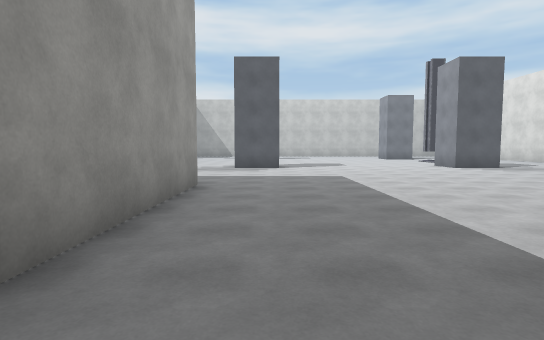
View 1 (above)

19 first-person views from a walk through a 3-D level made in the Unity game engine. The camera is 1.5 m above the floor, tilts 4° down and sees 80° across. The floor is counted in squares, 2 m on a side. Each view is taken from the middle of a square. On the plan, view 1 faces up. The plan holds only what a view shows up to about 11 squares ahead; the rest is blank. Some surface patterns are stand-ins.

View 2
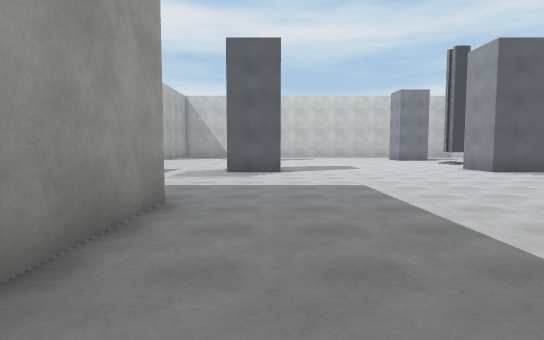

View 3
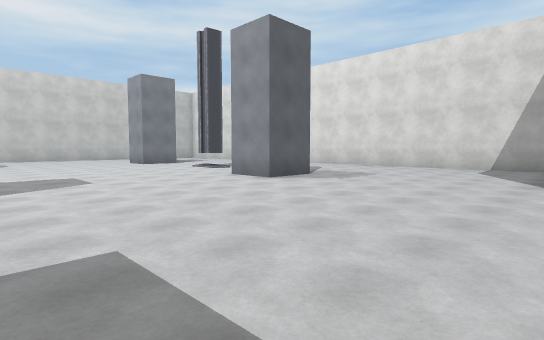

View 4
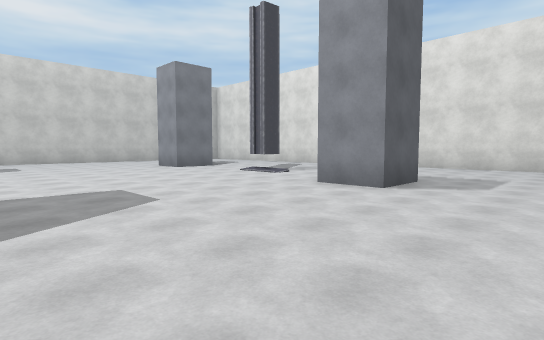

View 5
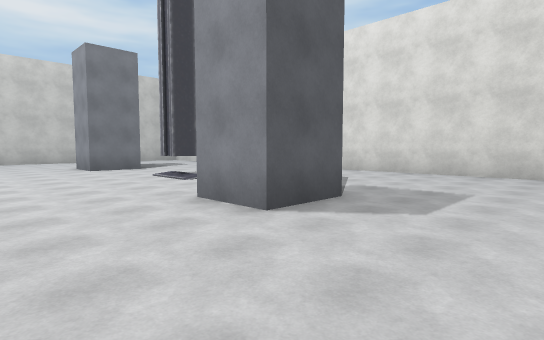

View 6
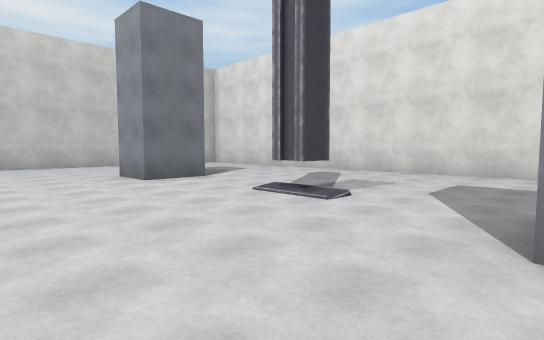

View 7
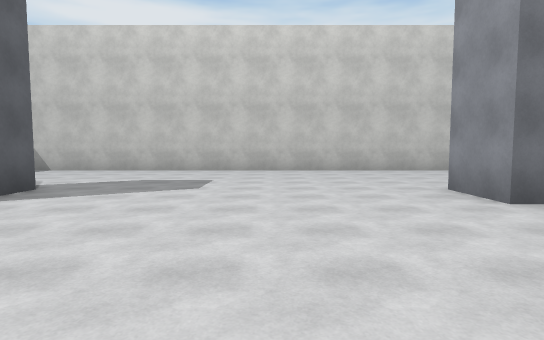

View 8
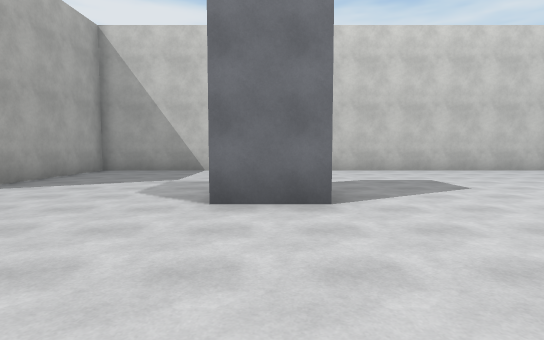

View 9
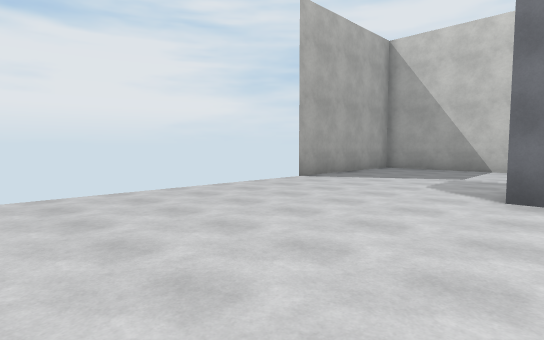

View 10
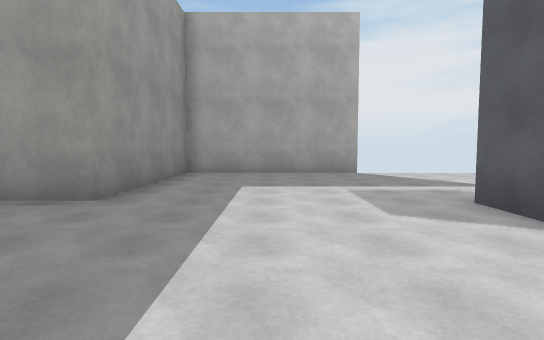

View 11
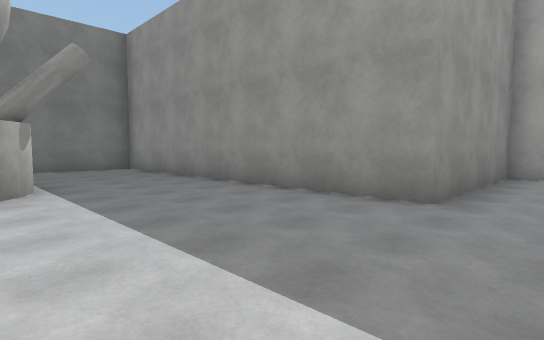

View 12
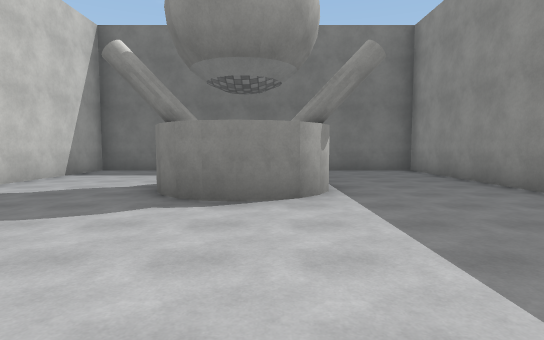

View 13
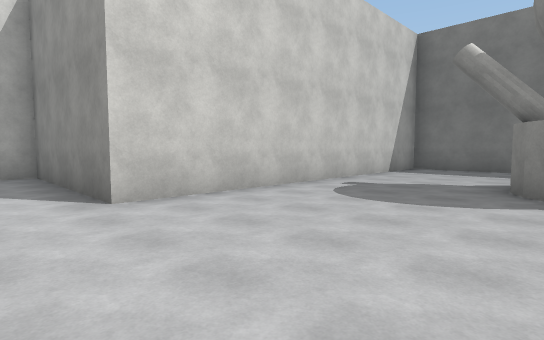

View 14
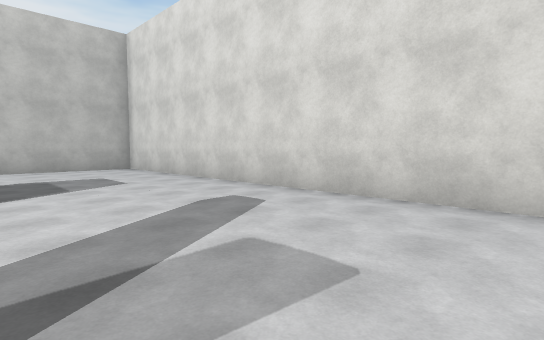

View 15
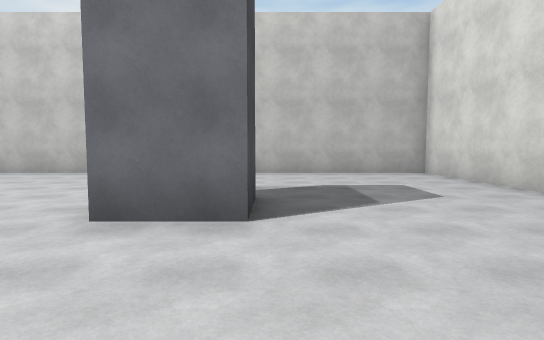

View 16
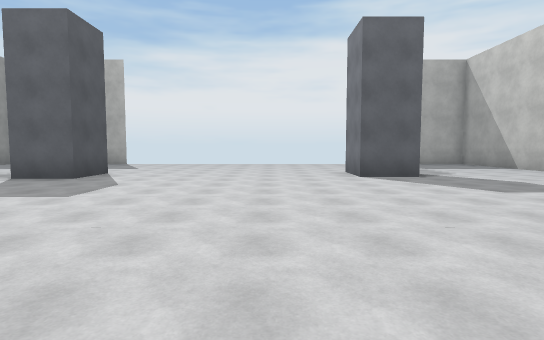

View 17
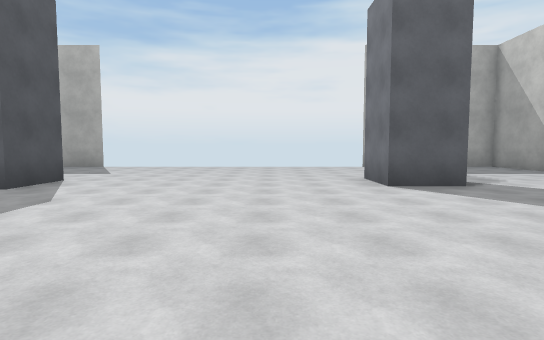

View 18
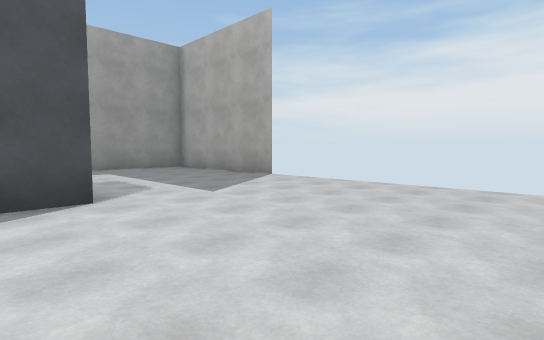

View 19
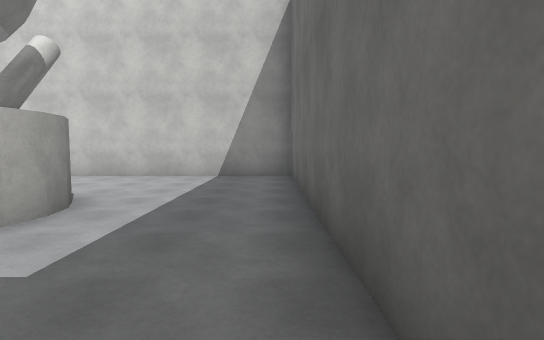

### Floor plan
Points are (right, up) in squares from view 1. A wall is a line through its corners. A room is listed if a view was taken in it or the views show most of it. See-through windows are left out.
Room 1 (views 1, 2, 3, 4, 5, 6, 7, 8, 9, 10, 11, 12, 13, 14, 15, 16, 17, 18, 19)
walls: (-1.4, 13.3) (0.3, 13.3) (0.3, 11.7) (-1.4, 11.7); (8.4, 11.7) (6.7, 11.7) (6.7, 13.4); (-0.2, 21.9) (-0.2, 20.2) (-1.9, 20.2); (8.8, 21.8) (8.8, 20.2) (7.2, 20.2) (7.2, 21.9); (-6.5, 11.6) (-6.5, 6.5) (-1.5, 6.5) (-1.5, -3.5) (8.5, -3.5) (8.5, 6.5) (13.5, 6.5) (13.5, 9.1); (13.5, 9.8) (13.5, 26.5) (-6.5, 26.5) (-6.5, 21.5); (3.9, 2.5) (4.4, 2.2); (2.5, 2.2) (3.1, 2.5); (2, 1.5) (2.2, 1.9) (2.8, 2.4) (3.5, 2.5) (4.2, 2.4) (4.7, 1.9) (5, 1.5); (4.5, -0.2) (4, -0.5) (3.5, -0.6) (3, -0.5)

Positions as (right, up) in squares from view 1, and headings:
1: (0, 0), facing up
2: (0, 2), facing up
3: (1, 6), facing up-right
4: (1, 9), facing up-right
5: (4, 9), facing up-right
6: (4, 13), facing up-right
7: (4, 16), facing up
8: (-1, 16), facing up
9: (-1, 15), facing up-left
10: (3, 9), facing left
11: (3, 8), facing down-left
12: (3, 7), facing down
13: (4, 8), facing down-right
14: (9, 15), facing up-right
15: (9, 17), facing up
16: (8, 18), facing left
17: (6, 18), facing left
18: (0, 18), facing down-left
19: (0, -3), facing right
